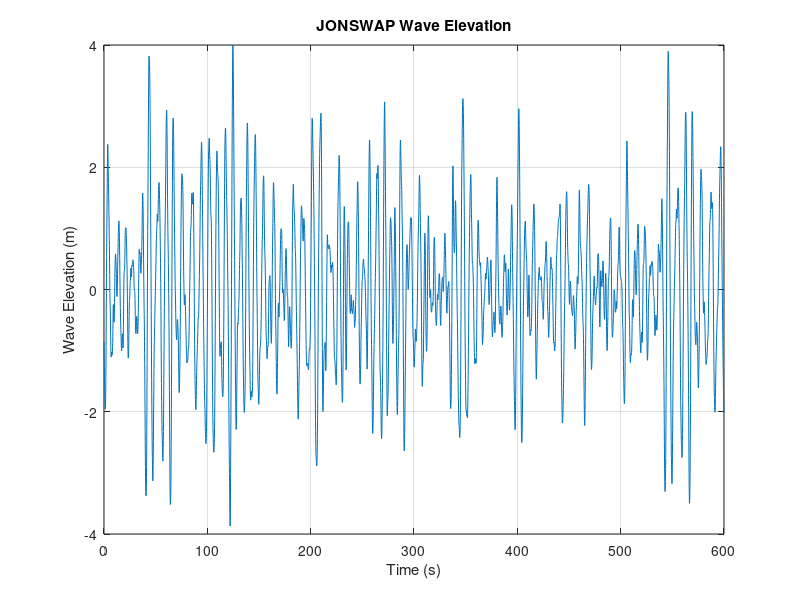

The MATLAB script that drew this image:
% Parameters for the JONSWAP spectrum
g = 9.81;        % Gravitational acceleration (m/s^2)
H_s = 4;         % Significant wave height (m)
T_z = 8;         % Zero-crossing period (s)
alpha = 0.0081;  % JONSWAP spectrum constant for H_s
gamma = 3.3;     % Peak enhancement factor (default 3.3)
sigma = 0.07;    % Spectral width
omega_p = 2*pi/T_z;  % Peak angular frequency

% Define frequency range for the spectrum
f_min = 0.01;    % Minimum frequency (Hz)
f_max = 2;       % Maximum frequency (Hz)
N = 1000;        % Number of frequency bins
df = (f_max - f_min) / N;  % Frequency resolution
f = f_min:df:f_max;  % Frequency vector

% JONSWAP Spectrum calculation
omega = 2 * pi * f;    % Angular frequency
S_omega = alpha * g^2 ./ omega.^5 .* exp(-1.25 * (omega_p ./ omega).^4) .* gamma.^(exp(-((omega - omega_p).^2) / (2*sigma^2)));

% Generate random phases for each frequency bin
phi = 2*pi*rand(1, length(omega));  % Ensure phi has the same length as omega

% Generate complex amplitudes for each frequency bin
A = sqrt(S_omega) .* exp(1i * phi);

% Create time vector
T = 600;  % Total simulation time (seconds)
dt = 0.1; % Time step (seconds)
t = 0:dt:T;  % Time vector

% Calculate wave elevation as the sum of harmonic components
elevation = zeros(size(t));  % Initialize wave elevation
for k = 1:length(omega)
    elevation = elevation + real(A(k) * exp(1i * omega(k) * t));
end

% Normalize the elevation by the significant wave height
elevation = elevation / max(abs(elevation)) * H_s;

% Plot the generated wave elevation
figure;
plot(t, elevation);
xlabel('Time (s)');
ylabel('Wave Elevation (m)');
title('JONSWAP Wave Elevation');
grid on;
